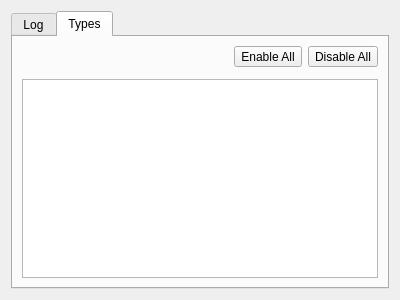
<?xml version="1.0" encoding="UTF-8"?>
<ui version="4.0">
 <class>GammaRay::EventMonitorWidget</class>
 <widget class="QWidget" name="GammaRay::EventMonitorWidget">
  <property name="geometry">
   <rect>
    <x>0</x>
    <y>0</y>
    <width>400</width>
    <height>300</height>
   </rect>
  </property>
  <property name="sizePolicy">
   <sizepolicy hsizetype="Expanding" vsizetype="Expanding">
    <horstretch>0</horstretch>
    <verstretch>0</verstretch>
   </sizepolicy>
  </property>
  <layout class="QVBoxLayout" name="verticalLayout_3">
   <item>
    <widget class="QTabWidget" name="tabWidget">
     <property name="currentIndex">
      <number>1</number>
     </property>
     <widget class="QWidget" name="tab">
      <attribute name="title">
       <string>Log</string>
      </attribute>
      <layout class="QHBoxLayout" name="horizontalLayout">
       <item>
        <widget class="QSplitter" name="mainSplitter">
         <property name="orientation">
          <enum>Qt::Horizontal</enum>
         </property>
         <widget class="QWidget" name="layoutWidget">
          <layout class="QVBoxLayout" name="verticalLayout_2">
           <item>
            <layout class="QHBoxLayout" name="toolbarLayout">
             <property name="bottomMargin">
              <number>6</number>
             </property>
             <item>
              <widget class="QLineEdit" name="eventSearchLine"/>
             </item>
             <item>
              <widget class="QToolButton" name="pauseButton">
               <property name="text">
                <string>Pause</string>
               </property>
               <property name="checkable">
                <bool>true</bool>
               </property>
              </widget>
             </item>
             <item>
              <widget class="QToolButton" name="clearButton">
               <property name="text">
                <string>Clear History</string>
               </property>
              </widget>
             </item>
            </layout>
           </item>
           <item>
            <widget class="GammaRay::DeferredTreeView" name="eventTree">
             <property name="uniformRowHeights">
              <bool>true</bool>
             </property>
            </widget>
           </item>
          </layout>
         </widget>
         <widget class="QWidget" name="layoutWidget_2">
          <layout class="QVBoxLayout" name="verticalLayout">
           <item>
            <widget class="GammaRay::DeferredTreeView" name="eventInspector">
             <property name="selectionMode">
              <enum>QAbstractItemView::ContiguousSelection</enum>
             </property>
            </widget>
           </item>
          </layout>
         </widget>
        </widget>
       </item>
      </layout>
     </widget>
     <widget class="QWidget" name="tab_2">
      <attribute name="title">
       <string>Types</string>
      </attribute>
      <layout class="QHBoxLayout" name="horizontalLayout_2">
       <item>
        <layout class="QVBoxLayout" name="verticalLayout_2">
         <item>
          <layout class="QHBoxLayout" name="toolbarLayout">
           <property name="bottomMargin">
            <number>6</number>
           </property>
           <item>
            <spacer name="horizontalSpacer">
             <property name="orientation">
              <enum>Qt::Horizontal</enum>
             </property>
             <property name="sizeHint" stdset="0">
              <size>
               <width>40</width>
               <height>20</height>
              </size>
             </property>
            </spacer>
           </item>
           <item>
            <widget class="QToolButton" name="selectAllButton">
             <property name="text">
              <string>Enable All</string>
             </property>
            </widget>
           </item>
           <item>
            <widget class="QToolButton" name="deselectAllButton">
             <property name="text">
              <string>Disable All</string>
             </property>
            </widget>
           </item>
          </layout>
         </item>
         <item>
          <widget class="GammaRay::DeferredTreeView" name="eventTypeTree">
           <property name="uniformRowHeights">
            <bool>true</bool>
           </property>
          </widget>
         </item>
        </layout>
       </item>
      </layout>
     </widget>
    </widget>
   </item>
  </layout>
 </widget>
 <customwidgets>
  <customwidget>
   <class>GammaRay::DeferredTreeView</class>
   <extends>QTreeView</extends>
   <header location="global">ui/deferredtreeview.h</header>
  </customwidget>
 </customwidgets>
 <resources/>
 <connections/>
</ui>
